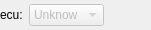
<?xml version="1.0" encoding="UTF-8"?>
<ui version="4.0">
 <class>EcuListItem</class>
 <widget class="QWidget" name="EcuListItem">
  <property name="geometry">
   <rect>
    <x>0</x>
    <y>0</y>
    <width>151</width>
    <height>30</height>
   </rect>
  </property>
  <property name="windowTitle">
   <string>Form</string>
  </property>
  <layout class="QHBoxLayout" name="horizontalLayout">
   <property name="leftMargin">
    <number>0</number>
   </property>
   <property name="topMargin">
    <number>0</number>
   </property>
   <property name="rightMargin">
    <number>0</number>
   </property>
   <property name="bottomMargin">
    <number>0</number>
   </property>
   <item>
    <widget class="QLabel" name="label">
     <property name="text">
      <string>ecu:</string>
     </property>
    </widget>
   </item>
   <item>
    <widget class="QComboBox" name="comboBox_ecu">
     <property name="enabled">
      <bool>false</bool>
     </property>
     <item>
      <property name="text">
       <string>Unknow</string>
      </property>
     </item>
     <item>
      <property name="text">
       <string>Tbox</string>
      </property>
     </item>
     <item>
      <property name="text">
       <string>Bms</string>
      </property>
     </item>
     <item>
      <property name="text">
       <string>Mcu</string>
      </property>
     </item>
     <item>
      <property name="text">
       <string>Dcdc</string>
      </property>
     </item>
     <item>
      <property name="text">
       <string>Abs</string>
      </property>
     </item>
     <item>
      <property name="text">
       <string>Scm</string>
      </property>
     </item>
     <item>
      <property name="text">
       <string>Inv</string>
      </property>
     </item>
     <item>
      <property name="text">
       <string>Ofbc</string>
      </property>
     </item>
     <item>
      <property name="text">
       <string>Imu</string>
      </property>
     </item>
     <item>
      <property name="text">
       <string>Tft</string>
      </property>
     </item>
     <item>
      <property name="text">
       <string>Lcsc</string>
      </property>
     </item>
     <item>
      <property name="text">
       <string>Rcsc</string>
      </property>
     </item>
     <item>
      <property name="text">
       <string>Flm</string>
      </property>
     </item>
     <item>
      <property name="text">
       <string>Hlc</string>
      </property>
     </item>
     <item>
      <property name="text">
       <string>Wpc</string>
      </property>
     </item>
     <item>
      <property name="text">
       <string>Dik</string>
      </property>
     </item>
     <item>
      <property name="text">
       <string>Lpdc</string>
      </property>
     </item>
     <item>
      <property name="text">
       <string>Tpms</string>
      </property>
     </item>
     <item>
      <property name="text">
       <string>Cddc</string>
      </property>
     </item>
     <item>
      <property name="text">
       <string>Gcu</string>
      </property>
     </item>
     <item>
      <property name="text">
       <string>Vcu</string>
      </property>
     </item>
     <item>
      <property name="text">
       <string>Hmi</string>
      </property>
     </item>
     <item>
      <property name="text">
       <string>Obc</string>
      </property>
     </item>
     <item>
      <property name="text">
       <string>Hhd</string>
      </property>
     </item>
     <item>
      <property name="text">
       <string>Obd</string>
      </property>
     </item>
     <item>
      <property name="text">
       <string>TboxSK</string>
      </property>
     </item>
     <item>
      <property name="text">
       <string>BmsSK</string>
      </property>
     </item>
    </widget>
   </item>
   <item>
    <spacer name="horizontalSpacer">
     <property name="orientation">
      <enum>Qt::Horizontal</enum>
     </property>
     <property name="sizeHint" stdset="0">
      <size>
       <width>40</width>
       <height>20</height>
      </size>
     </property>
    </spacer>
   </item>
  </layout>
 </widget>
 <resources/>
 <connections/>
</ui>
